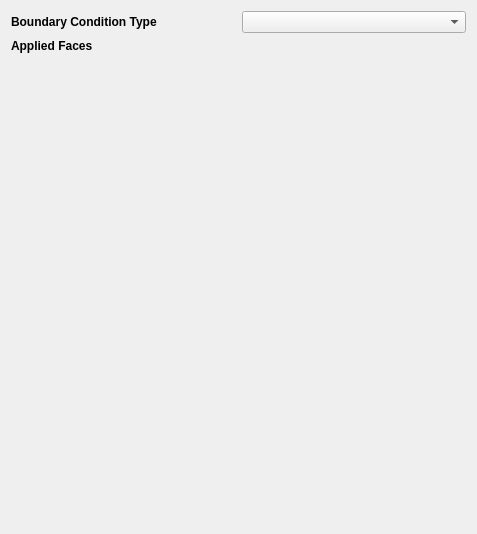
<?xml version="1.0" encoding="UTF-8"?>
<ui version="4.0">
 <class>CBCDialog</class>
 <widget class="QWidget" name="CBCDialog">
  <property name="geometry">
   <rect>
    <x>0</x>
    <y>0</y>
    <width>477</width>
    <height>534</height>
   </rect>
  </property>
  <property name="windowTitle">
   <string>Form</string>
  </property>
  <layout class="QGridLayout" name="gridLayout_2">
   <item row="0" column="1">
    <widget class="QComboBox" name="m_pBCTypeCB"/>
   </item>
   <item row="2" column="0" colspan="2">
    <widget class="QWidget" name="m_pFaceSelectWidget" native="true">
     <property name="sizePolicy">
      <sizepolicy hsizetype="Preferred" vsizetype="Expanding">
       <horstretch>0</horstretch>
       <verstretch>0</verstretch>
      </sizepolicy>
     </property>
     <property name="minimumSize">
      <size>
       <width>0</width>
       <height>50</height>
      </size>
     </property>
     <layout class="QGridLayout" name="gridLayout_3"/>
    </widget>
   </item>
   <item row="0" column="0">
    <widget class="QLabel" name="label">
     <property name="font">
      <font>
       <weight>75</weight>
       <bold>true</bold>
      </font>
     </property>
     <property name="text">
      <string>Boundary Condition Type</string>
     </property>
    </widget>
   </item>
   <item row="1" column="0">
    <widget class="QLabel" name="label_2">
     <property name="font">
      <font>
       <weight>75</weight>
       <bold>true</bold>
      </font>
     </property>
     <property name="text">
      <string>Applied Faces</string>
     </property>
    </widget>
   </item>
  </layout>
 </widget>
 <resources/>
 <connections/>
</ui>
